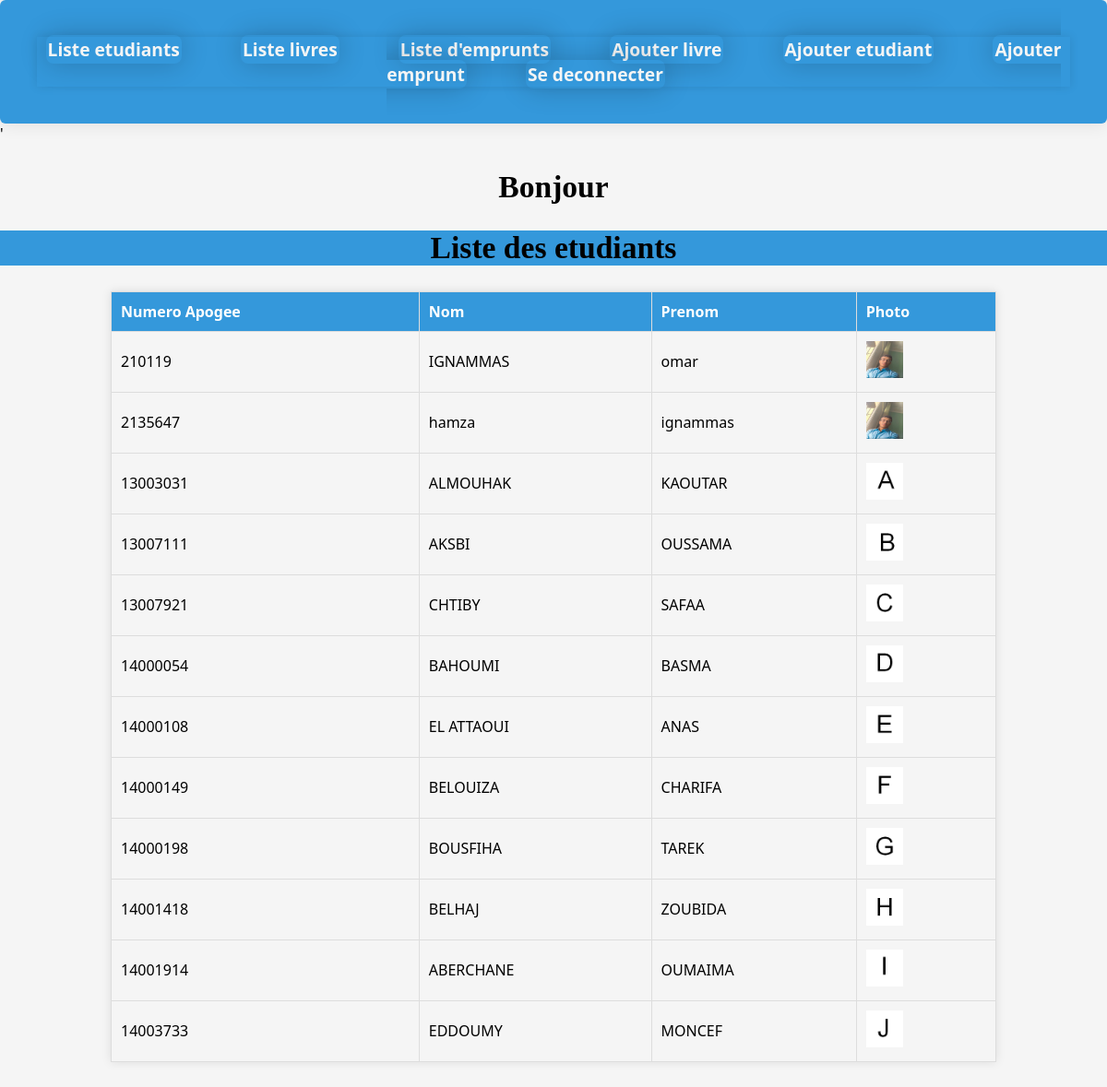
The app's page /biblio/list_etudiants.php with its own data.
### tables this page shows
CREATE TABLE `etudiant` (
  `num_apogee` int(11) NOT NULL,
  `nom` varchar(45) NOT NULL,
  `prenom` varchar(45) NOT NULL,
  `image` varchar(45) DEFAULT 'SANS_IMAGE.png'
);

### biblio/list_etudiants.php (the view, shortened to what this page needs)
<?php
include 'connexion.php';
$nom=$_SESSION['nom'];
$prenom=$_SESSION['prenom'];
?>
<!DOCTYPE html>
<html lang="en">
<head>
</head>
<body>
<header>
        <nav>
            <ul>
                <li><a href="list_etudiants.php">Liste etudiants</a></li>
                <li><a href="list_livres.php">Liste livres</a></li>
                <li><a href="List_emprunts.php">Liste d'emprunts</a></li>
                <li><a href="Ajouter_livre.php">Ajouter livre</a></li>
                <li><a href="Ajouter_etudiant.php">Ajouter etudiant</a></li>
                <li><a href="Ajouter_emprunt.php">Ajouter emprunt</a></li>
                <li><a href="index.php">Se deconnecter</a></li>
            </ul>
        </nav>
    </header>
     <main>
        <section id="demandes-inscription" class="dashboard-container">
        <div class="dashboard-container">'
        <?php echo "<h2> Bonjour    " .$nom." ".$prenom. "</h2>" ?>
        <div class="sec"><h2>Liste des etudiants</h2></div>
    <table border="1">
        <tr>
            <th>Numero Apogee</th>
            <th>Nom</th>
            <th>Prenom</th>
            <th>Photo</th>
        </tr>
        <?php
        $req3 = "SELECT * FROM etudiant ;";
        $res3 = mysqli_query($link,$req3);
        if (mysqli_num_rows($res3) > 0){
        while($data = mysqli_fetch_assoc($res3)){
            $photo=$data['image'];
            echo "<tr>";
            echo "<td> ".$data['num_apogee']." </td>
            <td> ".$data['nom']." </td>
            <td> ".$data['prenom']." </td>";
            echo "<td>";
            echo "<img src=\"photo/$photo\" alt=\"image\" height=40 width=40 />";
            echo "</td>";
            echo "</tr>";
        }
    }
    else {
        echo "<tr><td colspan='8'>No language registration requests found.</td></tr>";
    }
        ?>
    </table>
    </div>
</body>
</html>

### biblio/list_etudiants.php (style rules this page uses)
body { font-family: 'Segoe UI', Tahoma, Geneva, Verdana, sans-serif; background-color: #f5f5f5; margin: 0; padding: 0; }
header { background-color: #3498db; color: #fff; text-align: center; padding: 1em; box-shadow: 0 0 20px rgba(0, 0, 0, 0.1); border-radius: 6px; }
nav { padding: 1.5em; }
nav ul { list-style: none; margin: 0; padding: 0; box-shadow: 0 0 10px rgba(0, 0, 0, 0.1); }
nav ul li { display: inline; margin-right: 60px; font-size: 1.2rem; text-transform: none; border-radius: 8px; padding: 2px; box-shadow: 0 0 30px rgba(0, 0, 0, 0.2); }
a { text-decoration: none; color: whitesmoke; font-weight:bold ; }
table { width: 80%; margin:10%; border-collapse: collapse; margin-top: 20px; box-shadow: 0 0 10px rgba(0, 0, 0, 0.1); }
th, td { padding: 10px; border: 1px solid #ddd; text-align: left; }
th { background-color: #3498db; color: #fff; }
.sec { background-color:#3498db; color:black; }
h2 { text-align: center; font-family: serif; font-size: 2.1rem; }

### records on screen
etudiant: num_apogee "210119", nom "IGNAMMAS", prenom "omar", image (picture)
etudiant: num_apogee "2135647", nom "hamza", prenom "ignammas", image (picture)
etudiant: num_apogee "13003031", nom "ALMOUHAK", prenom "KAOUTAR", image (picture)
etudiant: num_apogee "13007111", nom "AKSBI", prenom "OUSSAMA", image (picture)
etudiant: num_apogee "13007921", nom "CHTIBY", prenom "SAFAA", image (picture)
etudiant: num_apogee "14000054", nom "BAHOUMI", prenom "BASMA", image (picture)
etudiant: num_apogee "14000108", nom "EL ATTAOUI", prenom "ANAS", image (picture)
etudiant: num_apogee "14000149", nom "BELOUIZA", prenom "CHARIFA", image (picture)
etudiant: num_apogee "14000198", nom "BOUSFIHA", prenom "TAREK", image (picture)
etudiant: num_apogee "14001418", nom "BELHAJ", prenom "ZOUBIDA", image (picture)
etudiant: num_apogee "14001914", nom "ABERCHANE", prenom "OUMAIMA", image (picture)
etudiant: num_apogee "14003733", nom "EDDOUMY", prenom "MONCEF", image (picture)
